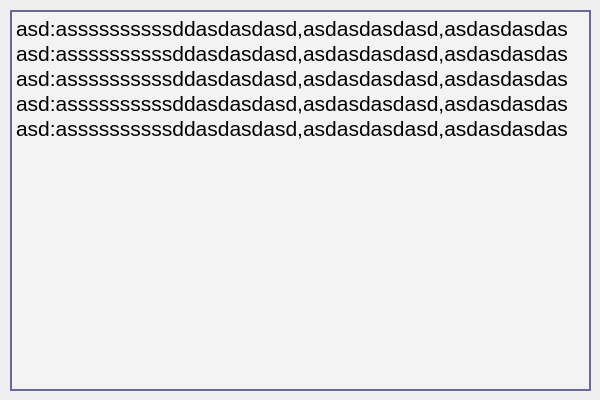
<?xml version="1.0" encoding="UTF-8"?>
<ui version="4.0">
 <class>MainWindow</class>
 <widget class="QMainWindow" name="MainWindow">
  <property name="geometry">
   <rect>
    <x>0</x>
    <y>0</y>
    <width>600</width>
    <height>400</height>
   </rect>
  </property>
  <property name="windowTitle">
   <string>MainWindow</string>
  </property>
  <widget class="QWidget" name="centralwidget">
   <widget class="QLabel" name="label_2">
    <property name="geometry">
     <rect>
      <x>0</x>
      <y>0</y>
      <width>600</width>
      <height>400</height>
     </rect>
    </property>
    <property name="styleSheet">
     <string notr="true">
border-image: url(:/icons/icons/118Z_2012.w026.n002.13B.p1.13 blurredsmall.png);</string>
    </property>
    <property name="text">
     <string/>
    </property>
   </widget>
   <widget class="QPlainTextEdit" name="plainTextEdit_2">
    <property name="geometry">
     <rect>
      <x>10</x>
      <y>10</y>
      <width>581</width>
      <height>381</height>
     </rect>
    </property>
    <property name="font">
     <font>
      <family>MS Shell Dlg 2</family>
      <pointsize>16</pointsize>
     </font>
    </property>
    <property name="styleSheet">
     <string notr="true">background-color:rgb(255, 255, 255,25%);




border: 2px;
border-style: solid;
border-color: rgb(105, 105, 157);

</string>
    </property>
    <property name="readOnly">
     <bool>true</bool>
    </property>
    <property name="plainText">
     <string>asd:assssssssssddasdasdasd,asdasdasdasd,asdasdasdas
asd:assssssssssddasdasdasd,asdasdasdasd,asdasdasdas
asd:assssssssssddasdasdasd,asdasdasdasd,asdasdasdas
asd:assssssssssddasdasdasd,asdasdasdasd,asdasdasdas
asd:assssssssssddasdasdasd,asdasdasdasd,asdasdasdas</string>
    </property>
   </widget>
  </widget>
 </widget>
 <resources>
  <include location="icons.qrc"/>
 </resources>
 <connections/>
</ui>
